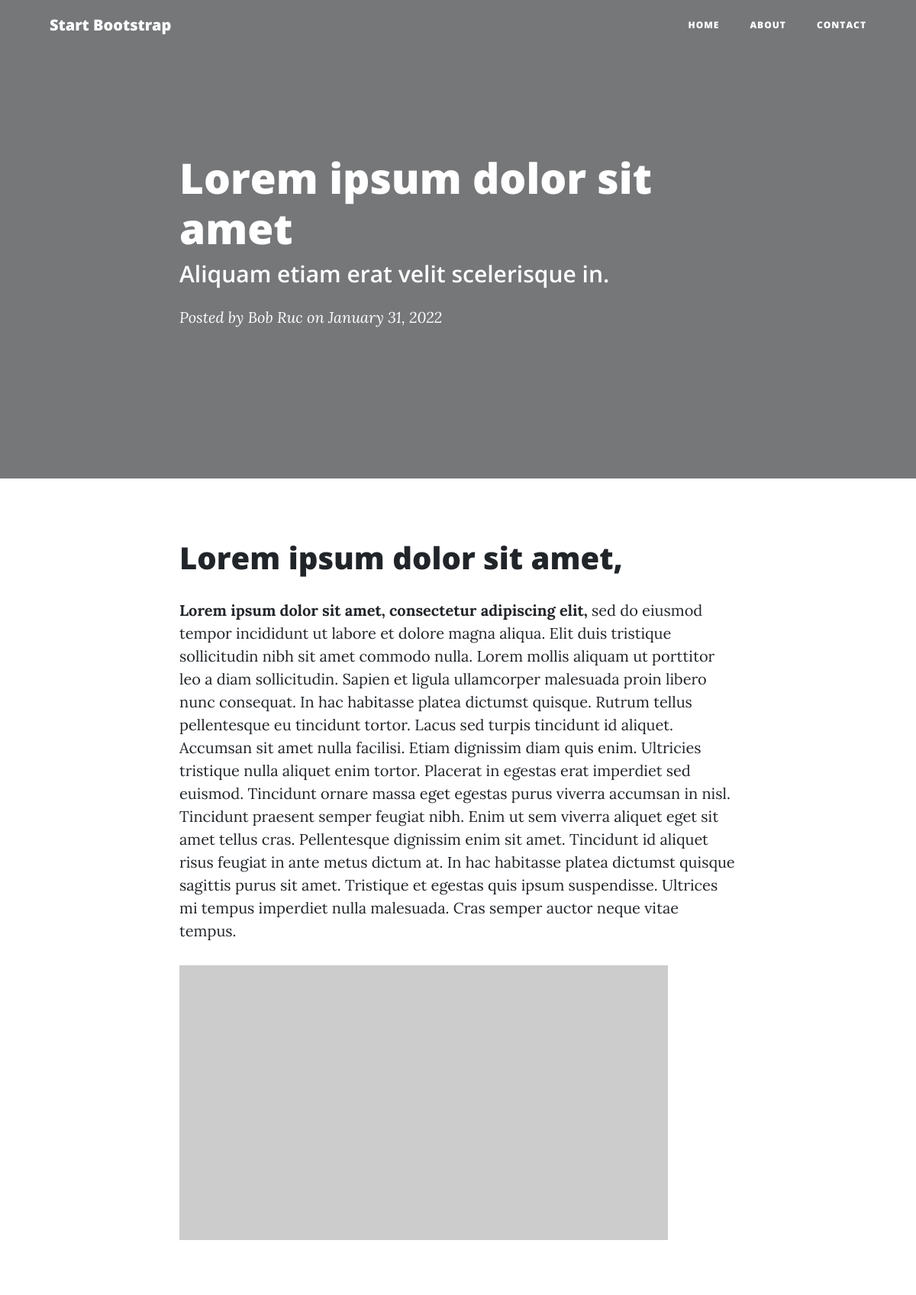
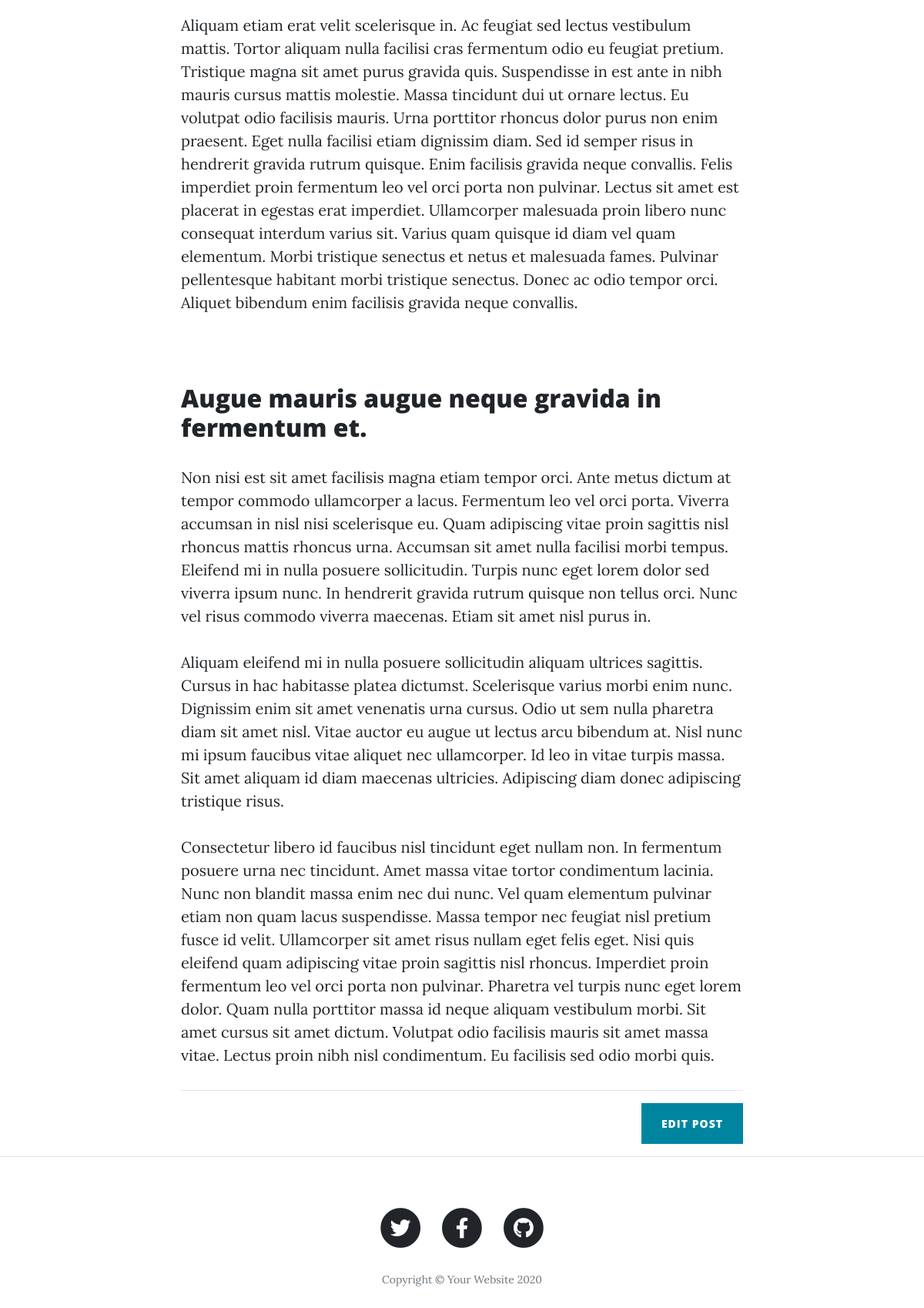
/post/6, run on the app's committed database (2 pictures, top to bottom).
### main.py (models this page shows)
class BlogPost(db.Model):
    id = db.Column(db.Integer, primary_key=True)
    title = db.Column(db.String(250), unique=True, nullable=False)
    subtitle = db.Column(db.String(250), nullable=False)
    date = db.Column(db.String(250), nullable=False)
    body = db.Column(db.Text, nullable=False)
    author = db.Column(db.String(250), nullable=False)
    img_url = db.Column(db.String(250), nullable=False)

### main.py (the view)
@app.route("/post/<int:index>", methods=["GET"])
def show_post(index):
    posts = db.session.query(BlogPost).all()
    requested_post = None
    for blog_post in posts:
        if blog_post.id == index:
            requested_post = blog_post
    return render_template("post.html", post=requested_post)

### templates/post.html
{% include "header.html" %}
<header class="masthead" style="background-image: url('{{post.img_url}}')">
	<div class="overlay"></div>
	<div class="container">
		<div class="row">
			<div class="col-lg-8 col-md-10 mx-auto">
				<div class="post-heading">
					<h1>{{post.title|safe()}}</h1>
					<h2 class="subheading">{{post.subtitle|safe()}}</h2>
					<span class="meta">Posted by
              <a href="#">{{post.author|safe()}}</a>
              on {{post.date|safe()}}</span>
          </div>
        </div>
      </div>
    </div>
  </header>
  <article>
    <div class="container">
      <div class="row">
        <div class="col-lg-8 col-md-10 mx-auto">
          <p>
            {{post.body|safe()}}
          </p>
           <hr>
           <div class="clearfix">
          <a class="btn btn-primary float-right" href="{{url_for('edit_post', post_id=post.id)}}">Edit Post</a>
        </div>
          </div>
      </div>
    </div>
  </article>
  <hr>
{% include "footer.html" %}

### data on the page
BlogPost: title "Lorem ipsum dolor sit amet", subtitle "Aliquam etiam erat velit scelerisque in.", author "Bob Ruc", date "January 31, 2022", body "Lorem ipsum dolor sit amet, Lorem ipsum dolor sit amet, consectetur adipiscing elit, sed do eiusmod tempor incididunt ut labore et dolore magna aliqua. Elit duis tristique sollicitudin nibh sit amet commodo nulla. Lorem mollis aliquam ut porttitor leo a diam sollicitudin. Sapien et ligula ullamcorper malesuada proin libero nunc consequat. In hac habitasse platea dictumst quisque. Rutrum tellus pellentesque eu tincidunt tortor. Lacus sed turpis tincidunt id aliquet. Accumsan sit amet nulla facilisi. Etiam dignissim diam quis enim. Ultricies tristique nulla aliquet enim tortor. Placerat in egestas erat imperdiet sed euismod. Tincidunt ornare massa eget egestas purus viverra accumsan in nisl.…"
